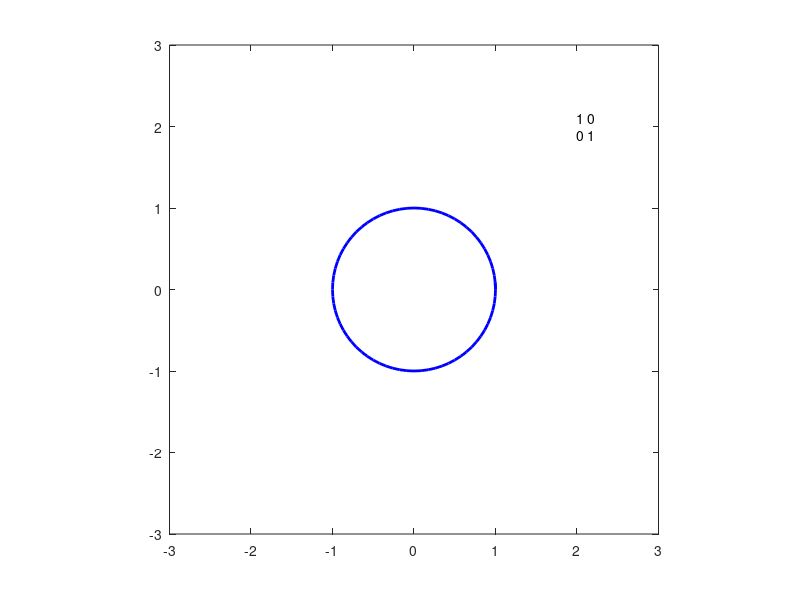
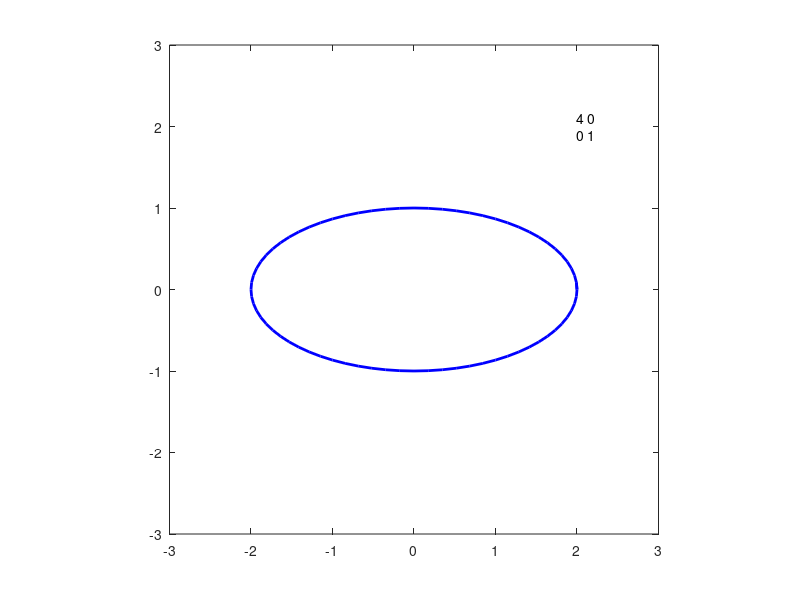
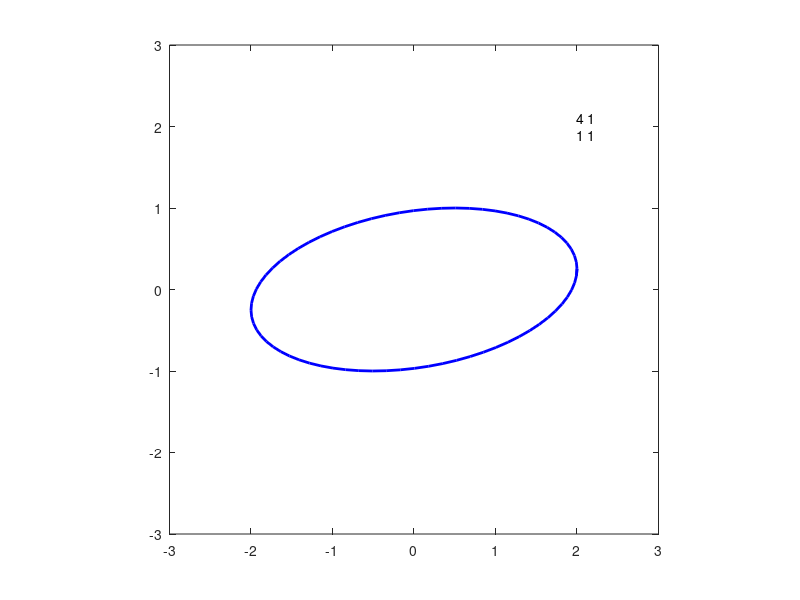
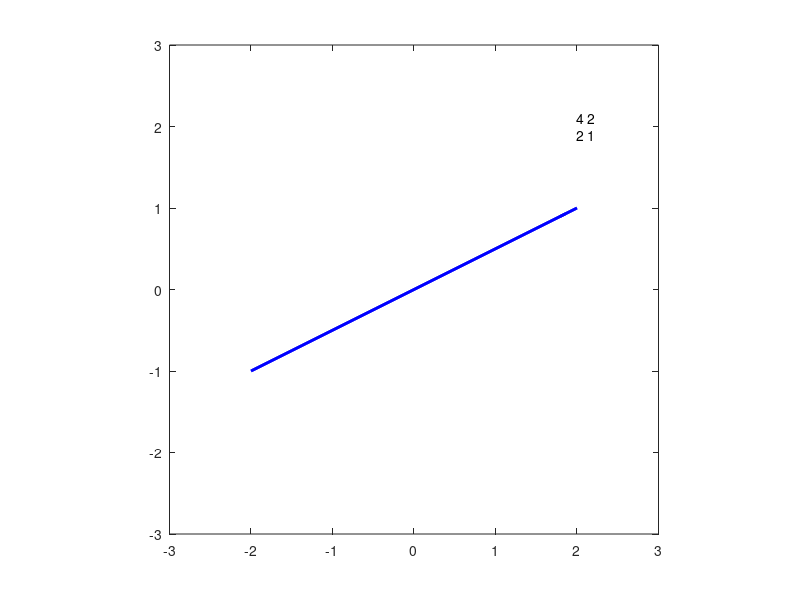

Write the MATLAB code that produced these figures, in order.
function crossCorrelationExamples()

% Cross correlation examples

P = [1 0;0 1];

plotXCorrelation(1, P, [0 0 1]);

P = [4 0;0 1];

plotXCorrelation(2, P, [0 0 1]);

P = [4 0.5;0.5 1];

plotXCorrelation(3, P, [0 0 1]);

P = [4 1.999999;1.999999 1];

plotXCorrelation(4, P, [0 0 1]);


end


function plotXCorrelation(figNo, P, colour)

theta = (0 : 5 : 365) * pi / 180;

pts = sqrtm(P) * [cos(theta);sin(theta)];

figure(figNo)

plot(pts(1,:), pts(2,:), 'Color', colour, 'LineWidth', 2);

P=round(P);

text(2, 2, sprintf('%d %d\n%d %d',P(1,1), P(1,2), P(2,1),P(2,2)));

axis([-3 3 -3 3])
axis square

print(sprintf('~/Desktop/%02d.jpg', figNo), '-djpeg100');

end